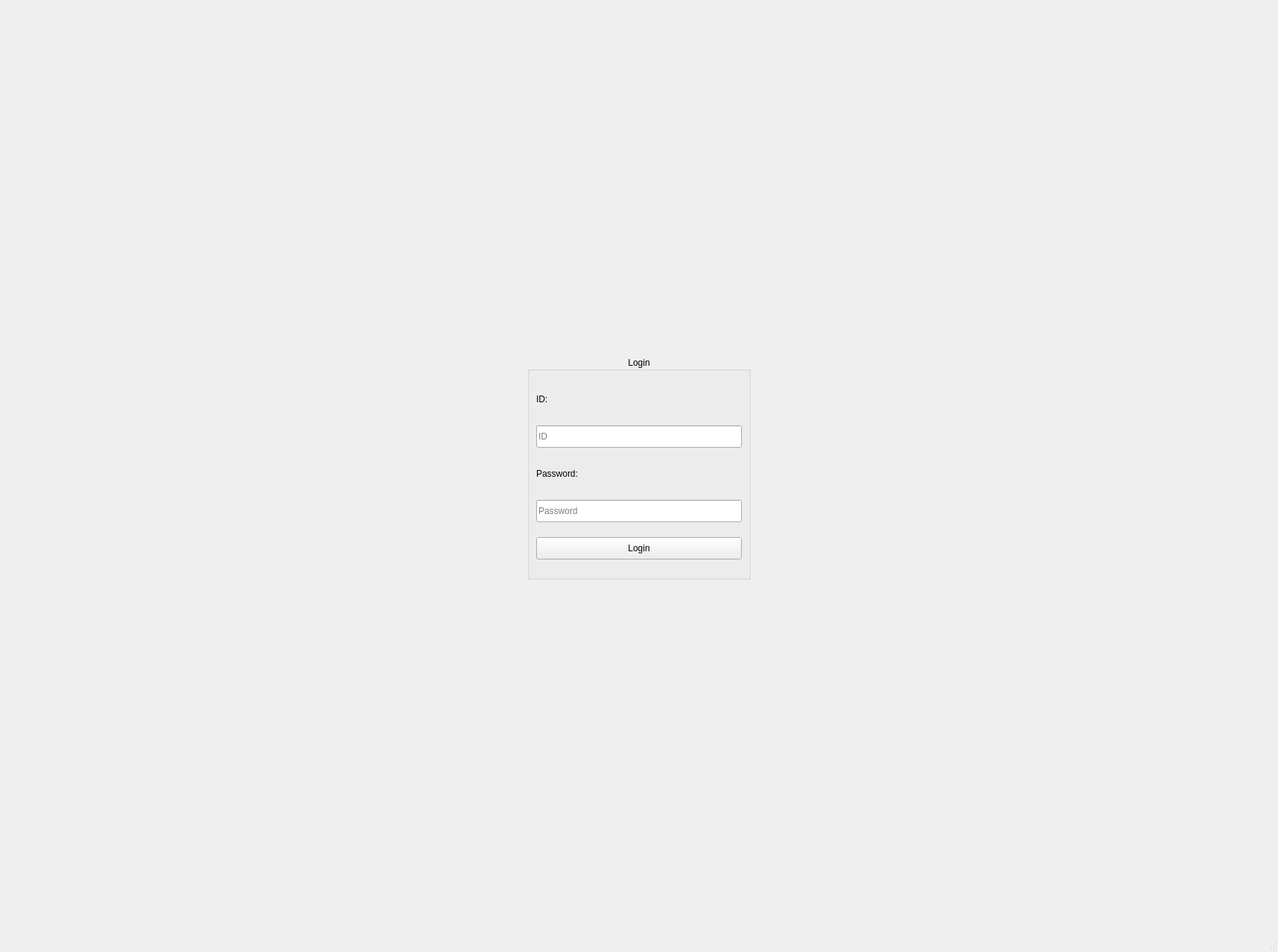
<?xml version="1.0" encoding="UTF-8"?>
<ui version="4.0">
 <class>MainWindow</class>
 <widget class="QMainWindow" name="MainWindow">
  <property name="geometry">
   <rect>
    <x>0</x>
    <y>0</y>
    <width>1716</width>
    <height>1278</height>
   </rect>
  </property>
  <property name="windowTitle">
   <string>TICKETING</string>
  </property>
  <widget class="QWidget" name="centralwidget">
   <layout class="QGridLayout" name="gridLayout">
    <item row="0" column="0">
     <widget class="QStackedWidget" name="SWMain">
      <property name="currentIndex">
       <number>1</number>
      </property>
      <widget class="QWidget" name="page">
       <layout class="QGridLayout" name="gridLayout_5">
        <item row="0" column="0">
         <widget class="QGroupBox" name="groupBox_2">
          <property name="layoutDirection">
           <enum>Qt::LeftToRight</enum>
          </property>
          <property name="title">
           <string/>
          </property>
          <property name="alignment">
           <set>Qt::AlignCenter</set>
          </property>
          <layout class="QGridLayout" name="gridLayout_4">
           <item row="0" column="0">
            <widget class="QLabel" name="lblIzquierdo">
             <property name="text">
              <string>&lt;html&gt;&lt;head/&gt;&lt;body&gt;&lt;p&gt;&lt;br/&gt;&lt;/p&gt;&lt;/body&gt;&lt;/html&gt;</string>
             </property>
            </widget>
           </item>
           <item row="1" column="0">
            <widget class="QGroupBox" name="GBMain">
             <property name="title">
              <string/>
             </property>
             <layout class="QGridLayout" name="gridLayout_3">
              <item row="2" column="0">
               <widget class="QLabel" name="lblFeliz">
                <property name="font">
                 <font>
                  <family>Montserrat</family>
                  <pointsize>20</pointsize>
                 </font>
                </property>
                <property name="text">
                 <string>El que te hace feliz</string>
                </property>
                <property name="alignment">
                 <set>Qt::AlignCenter</set>
                </property>
               </widget>
              </item>
              <item row="1" column="0">
               <widget class="QLabel" name="lblTacontento">
                <property name="maximumSize">
                 <size>
                  <width>360</width>
                  <height>200</height>
                 </size>
                </property>
                <property name="font">
                 <font>
                  <family>Montserrat</family>
                  <pointsize>35</pointsize>
                 </font>
                </property>
                <property name="text">
                 <string>Tacontento</string>
                </property>
                <property name="alignment">
                 <set>Qt::AlignCenter</set>
                </property>
               </widget>
              </item>
             </layout>
            </widget>
           </item>
          </layout>
         </widget>
        </item>
        <item row="0" column="1">
         <widget class="QGroupBox" name="groupBox">
          <property name="maximumSize">
           <size>
            <width>900</width>
            <height>16777215</height>
           </size>
          </property>
          <property name="title">
           <string/>
          </property>
          <property name="alignment">
           <set>Qt::AlignCenter</set>
          </property>
          <layout class="QGridLayout" name="gridLayout_6">
           <item row="0" column="0">
            <widget class="QLabel" name="lblDerecho">
             <property name="text">
              <string>TextLabel</string>
             </property>
            </widget>
           </item>
           <item row="1" column="0">
            <widget class="QGroupBox" name="groupBox_3">
             <property name="maximumSize">
              <size>
               <width>700</width>
               <height>16777215</height>
              </size>
             </property>
             <property name="title">
              <string/>
             </property>
             <layout class="QGridLayout" name="gridLayout_2">
              <item row="0" column="0">
               <widget class="QLabel" name="lblOrdena">
                <property name="font">
                 <font>
                  <family>Montserrat</family>
                  <pointsize>40</pointsize>
                 </font>
                </property>
                <property name="text">
                 <string>¡Ordena ahora!</string>
                </property>
                <property name="alignment">
                 <set>Qt::AlignCenter</set>
                </property>
               </widget>
              </item>
              <item row="5" column="0">
               <widget class="QPushButton" name="empezarPB">
                <property name="minimumSize">
                 <size>
                  <width>100</width>
                  <height>50</height>
                 </size>
                </property>
                <property name="text">
                 <string>¡Empieza a ordenar!</string>
                </property>
               </widget>
              </item>
              <item row="1" column="0">
               <widget class="QLabel" name="lblNombre">
                <property name="minimumSize">
                 <size>
                  <width>100</width>
                  <height>50</height>
                 </size>
                </property>
                <property name="font">
                 <font>
                  <family>Montserrat</family>
                  <pointsize>20</pointsize>
                 </font>
                </property>
                <property name="text">
                 <string>Ingresa su nombre</string>
                </property>
               </widget>
              </item>
              <item row="3" column="0">
               <widget class="QLabel" name="lblMesa">
                <property name="font">
                 <font>
                  <family>Montserrat</family>
                  <pointsize>20</pointsize>
                 </font>
                </property>
                <property name="text">
                 <string>Ingresa el código de la mesa</string>
                </property>
               </widget>
              </item>
              <item row="2" column="0">
               <widget class="QLineEdit" name="LENombre">
                <property name="minimumSize">
                 <size>
                  <width>0</width>
                  <height>50</height>
                 </size>
                </property>
                <property name="text">
                 <string/>
                </property>
                <property name="placeholderText">
                 <string>Nombre</string>
                </property>
               </widget>
              </item>
              <item row="4" column="0">
               <widget class="QLineEdit" name="LEMesa">
                <property name="minimumSize">
                 <size>
                  <width>0</width>
                  <height>50</height>
                 </size>
                </property>
                <property name="placeholderText">
                 <string>Mesa</string>
                </property>
               </widget>
              </item>
             </layout>
            </widget>
           </item>
          </layout>
         </widget>
        </item>
       </layout>
      </widget>
      <widget class="QWidget" name="page_2">
       <layout class="QGridLayout" name="gridLayout_7">
        <item row="0" column="0">
         <widget class="QGroupBox" name="GBLoginMeseros">
          <property name="minimumSize">
           <size>
            <width>300</width>
            <height>300</height>
           </size>
          </property>
          <property name="maximumSize">
           <size>
            <width>300</width>
            <height>300</height>
           </size>
          </property>
          <property name="title">
           <string>Login</string>
          </property>
          <property name="alignment">
           <set>Qt::AlignCenter</set>
          </property>
          <layout class="QGridLayout" name="gridLayout_8">
           <item row="0" column="0">
            <widget class="QLabel" name="lblIDMeseros">
             <property name="minimumSize">
              <size>
               <width>100</width>
               <height>30</height>
              </size>
             </property>
             <property name="maximumSize">
              <size>
               <width>100</width>
               <height>30</height>
              </size>
             </property>
             <property name="text">
              <string>ID:</string>
             </property>
            </widget>
           </item>
           <item row="1" column="0">
            <widget class="QLineEdit" name="LEIDMeseros">
             <property name="minimumSize">
              <size>
               <width>250</width>
               <height>30</height>
              </size>
             </property>
             <property name="placeholderText">
              <string>ID</string>
             </property>
            </widget>
           </item>
           <item row="2" column="0">
            <widget class="QLabel" name="lblPasswordMeseros">
             <property name="minimumSize">
              <size>
               <width>100</width>
               <height>30</height>
              </size>
             </property>
             <property name="maximumSize">
              <size>
               <width>100</width>
               <height>30</height>
              </size>
             </property>
             <property name="text">
              <string>Password:</string>
             </property>
             <property name="textFormat">
              <enum>Qt::PlainText</enum>
             </property>
            </widget>
           </item>
           <item row="3" column="0">
            <widget class="QLineEdit" name="LEPasswordMeseros">
             <property name="minimumSize">
              <size>
               <width>250</width>
               <height>30</height>
              </size>
             </property>
             <property name="echoMode">
              <enum>QLineEdit::Password</enum>
             </property>
             <property name="placeholderText">
              <string>Password</string>
             </property>
            </widget>
           </item>
           <item row="4" column="0">
            <widget class="QPushButton" name="PBLoginMeseros">
             <property name="minimumSize">
              <size>
               <width>30</width>
               <height>30</height>
              </size>
             </property>
             <property name="text">
              <string>Login</string>
             </property>
            </widget>
           </item>
          </layout>
         </widget>
        </item>
       </layout>
      </widget>
     </widget>
    </item>
   </layout>
  </widget>
  <widget class="QMenuBar" name="menubar">
   <property name="geometry">
    <rect>
     <x>0</x>
     <y>0</y>
     <width>1716</width>
     <height>26</height>
    </rect>
   </property>
  </widget>
  <widget class="QStatusBar" name="statusbar"/>
 </widget>
 <resources/>
 <connections/>
</ui>
